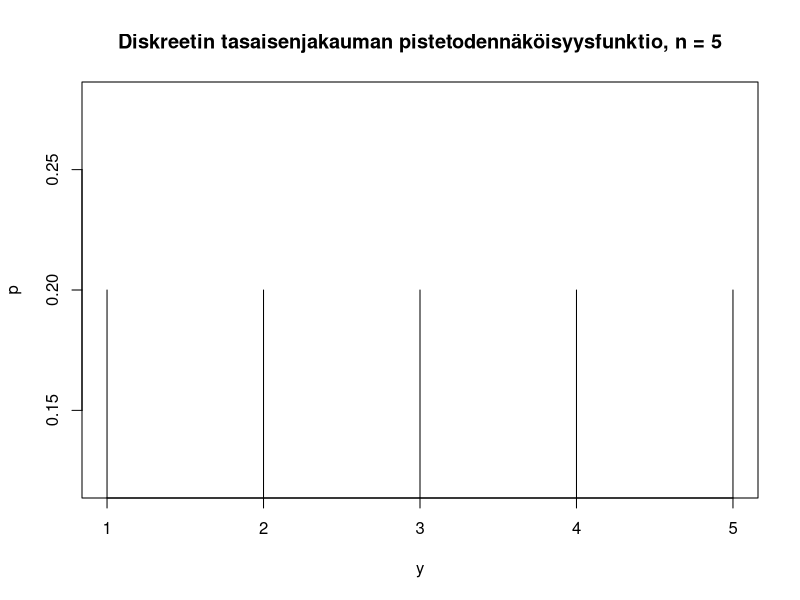

Here is the R script that generated this plot:
#tehtävä 1

png(filename="vk4t1.png")
p <- 0.2
plot(seq(1,5), c(p,p,p,p,p), main="Diskreetin tasaisenjakauman pistetodennäköisyysfunktio, n = 5", xlab="y", ylab="p", type="hist")
dev.off()